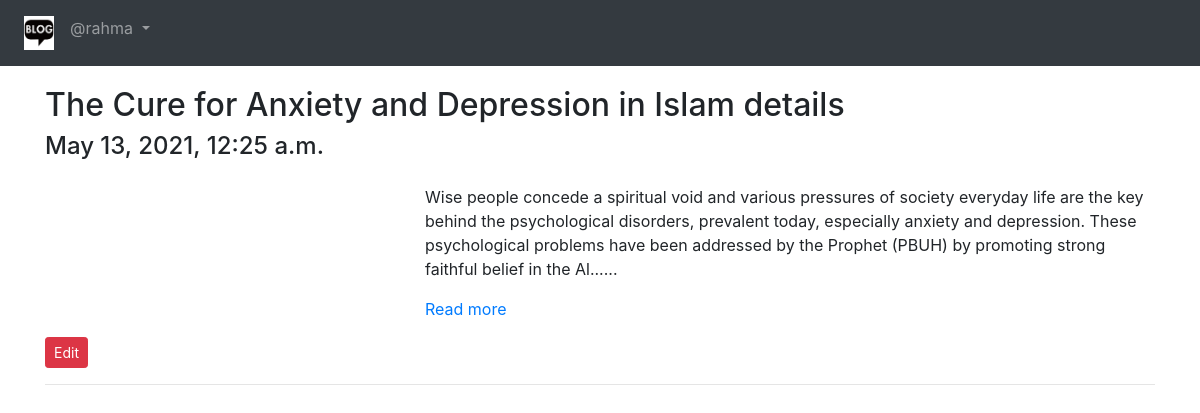
/blog/my-blogs/ (signed in), run on the app's committed database.
### App_Blog/models.py (models this page shows, shortened)
class Blog(models.Model):
    author = models.ForeignKey(User, related_name='post_author', on_delete=models.CASCADE)
    blog_title = models.CharField(max_length=264, verbose_name="Put a Title")
    slug = models.SlugField(max_length=264, unique=True)
    blog_content = models.TextField(verbose_name="What's on your mind?")
    blog_img = models.ImageField(upload_to='blog_images')
    publish_date = models.DateTimeField(auto_now_add=True)
    update_date = models.DateTimeField(auto_now=True)
    class Meta:
        ordering = ['-publish_date',]

### App_Blog/views.py (the view)
# urls.py: path('my-blogs/',views.MyBlogs.as_view(),name='my_blogs'),
class MyBlogs(LoginRequiredMixin,TemplateView):
    template_name = 'App_Blog/my_blogs.html'

### App_Blog/templatetags/custom_filters.py (called while the page is built)
def range_filter(value):
    return value[0:300] + "......"

### templates/App_Blog/my_blogs.html (shortened to what this page needs)
{% extends 'base.html' %}
{% load custom_filters %}
{% block body_block %}
{% for blog in user.post_author.all %}
<h2>{{blog.blog_title}}</h2>
<h4>{{blog.publish_date}}</h4>
<div class="row">
  <div class="col-sm-4">
  </div>
  <div class="col-sm-8">
    <p>{{blog.blog_content|range_filter|linebreaks}} <a href="{% url 'App_Blog:blog_details' slug=blog.slug %}">Read more</a> </p>
  </div>
</div>
<a href="{% url 'App_Blog:update_blog' pk=blog.pk %}" class="btn btn-danger btn-sm">Edit</a>
<hr>
{% endfor %}
{% endblock %}

### templates/base.html (shortened to what this page needs)
<!DOCTYPE html>
<html lang="en" dir="ltr">
  <head>
    <link rel="stylesheet" href="https://maxcdn.bootstrapcdn.com/bootstrap/4.4.1/css/bootstrap.min.css">
    <link rel="stylesheet" href="https://maxcdn.bootstrapcdn.com/font-awesome/4.7.0/css/font-awesome.min.css">
  </head>
  <body>
    <nav class="navbar navbar-expand-sm bg-dark navbar-dark">
      <ul class="navbar-nav">
        <li class="nav-item active">
          <a class="nav-link" href="{% url 'index' %}"><img src="/media/logo.png" width="30px"></a>
        </li>
        {% if user.is_authenticated %}
        <div class="nav-item dropdown">
          <a class="nav-link dropdown-toggle" href="#" id="navbardrop" data-toggle="dropdown">
            @{{user.username}}
          </a>
        </div>
        {% endif %}
      </ul>
    </nav>
    <div class="container" style="padding-top:20px">
      {% block body_block %}
      {% endblock %}
    </div>
  </body>
</html>

### data on the page
Blog: blog_title "The Cure for Anxiety and Depression in Islam details", publish_date "May 13, 2021, 12:25 a.m.", blog_content|range_filter "Wise people concede a spiritual void and various pressures of society everyday life are the key behind the psychological disorders, prevalent today, especially anxiety and depression. These psychological problems have been addressed by the Prophet (PBUH) by promoting strong faithful belief in the Al......"

### other printed values
{{ user.username }} "rahma"
